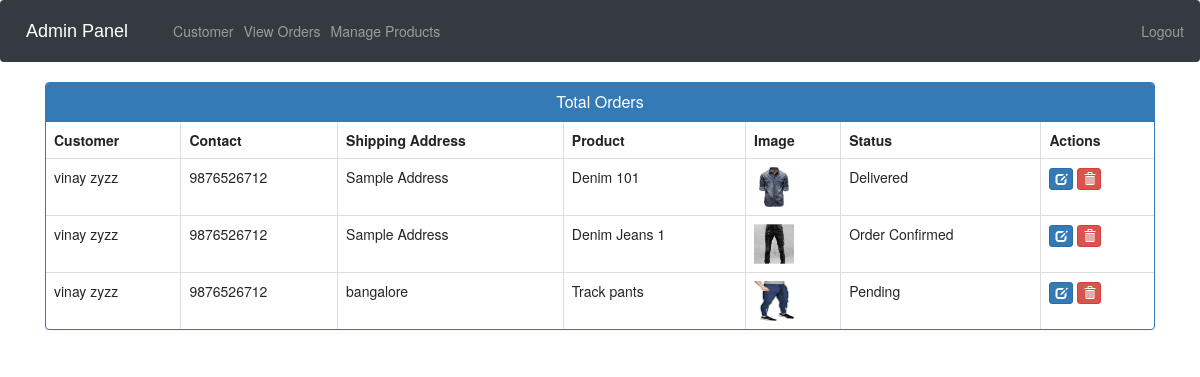
The page /admin-view-booking (signed in) on the database its author committed.
### ecom/models.py (models this page shows, shortened)
class Customer(models.Model):
    user=models.OneToOneField(User,on_delete=models.CASCADE)
    profile_pic= models.ImageField(upload_to='profile_pic/CustomerProfilePic/',null=True,blank=True)
    address = models.CharField(max_length=40)
    mobile = models.CharField(max_length=20,null=False)
    @property
    def get_name(self):
        return self.user.first_name+" "+self.user.last_name

class Orders(models.Model):
    STATUS =(
        ('Pending','Pending'),
        ('Order Confirmed','Order Confirmed'),
        ('Out for Delivery','Out for Delivery'),
        ('Delivered','Delivered'),
    )
    customer=models.ForeignKey('Customer', on_delete=models.CASCADE,null=True)
    product=models.ForeignKey('Product',on_delete=models.CASCADE,null=True)
    email = models.CharField(max_length=50,null=True)
    address = models.CharField(max_length=500,null=True)
    mobile = models.CharField(max_length=20,null=True)
    order_date= models.DateField(auto_now_add=True,null=True)
    status=models.CharField(max_length=50,null=True,choices=STATUS)

class Product(models.Model):
    name=models.CharField(max_length=40)
    product_image= models.ImageField(upload_to='product_image/',null=True,blank=True)
    price = models.PositiveIntegerField()
    description=models.CharField(max_length=40)

### ecom/views.py (the view)
# urls.py: path('admin-view-booking', views.admin_view_booking_view,name='admin-view-booking'),
@login_required(login_url='adminlogin')
def admin_view_booking_view(request):
    orders=models.Orders.objects.all()
    ordered_products=[]
    ordered_bys=[]
    for order in orders:
        ordered_product=models.Product.objects.all().filter(id=order.product.id)
        ordered_by=models.Customer.objects.all().filter(id = order.customer.id)
        ordered_products.append(ordered_product)
        ordered_bys.append(ordered_by)
    return render(request,'ecom/admin_view_booking.html',{'data':zip(ordered_products,ordered_bys,orders)})

### templates/ecom/admin_view_booking.html (shortened to what this page needs)
{% extends 'ecom/admin_base.html' %}
{% load static %}
{% block content %}
<head>
  <link href="//netdna.bootstrapcdn.com/bootstrap/3.0.0/css/bootstrap.min.css" rel="stylesheet" id="bootstrap-css">
</head>
<div class="container">
  <div class="panel panel-primary">
    <div class="panel-heading">
      <h6 class="panel-title">Total Orders</h6>
    </div>
    <table class="table table-hover table-bordered" id="dev-table">
      <thead>
        <tr>
          <th>Customer</th>
          <th>Contact</th>
          <th>Shipping Address</th>
          <th>Product</th>
          <th>Image</th>
          <th>Status</th>
          <th>Actions</th>
        </tr>
      </thead>
      {% for product,customer,order in data %}
      <tr>
        {% for c in customer %}
        <td> {{c.get_name}}</td>
        <td>{{c.mobile}}</td>
        <td>{{order.address}}</td>
        {% endfor %}
        {% for p in product %}
        <td> {{p.name}}</td>
        <td> <img src="{% static p.product_image.url %}" alt="Profile Pic" height="40px" width="40px" /></td>
        <td>{{order.status}}</td>
        <td><a class="btn btn-primary btn-xs" href="{% url 'update-order' order.id  %}"><span class="glyphicon glyphicon-edit"></span></a>
        <a class="btn btn-danger btn-xs" href="{% url 'delete-order' order.id  %}"><span class="glyphicon glyphicon-trash"></span></a></td>
        {% endfor %}
      </tr>
      {% endfor %}
    </table>
  </div>
</div>
{% endblock content %}

### templates/ecom/admin_view_booking.html (style rules this page uses)
a:link { text-decoration: none; }
h6 { text-align: center; }

### rows shown on the page
Orders: address "Sample Address", status "Delivered"
Customer: get_name "vinay zyzz", mobile "9876526712"
Product: name "Denim 101", product_image (picture)
Orders: address "Sample Address", status "Order Confirmed"
Product: name "Denim Jeans 1", product_image (picture)
Orders: address "bangalore", status "Pending"
Product: name "Track pants", product_image (picture)
